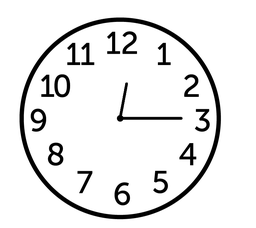
#> input picture Homework3/code/clock1.png, 256 x 228 px, shrunk from 749 x 666 before the run
$ jupyter execute --allow-errors Untitled.ipynb
#> lines starting #> are read from the running program, lines starting #| are printed output that depends on the picture; after the words box and inside, x2 and y2 are one past the last pixel; in counts of white or black regions, pixels touching at a corner belong together; long printed decimals are rounded
#> further down, image is the input picture: shape (228, 256, 4); mean R, G, B, A 233, 233, 233, 255
[cell 1]
from re import S
from numpy.lib import math
import scipy
import matplotlib.pyplot as plt
from scipy.ndimage.measurements import label
import skimage
from skimage import *
from skimage.color import *
from skimage.exposure import *
from skimage.filters import *
from skimage import io
from scipy import ndimage

import numpy as np
from skimage.io import manage_plugins

# funkcija koja određuje gradijente, magnitudu i ugao gradijenta


def sobel_gradient(image):
    Hx = np.array([[-1, -2, -1], [0, 0, 0], [1, 2, 1]])
    # transponovanje matrice
    Hy = np.transpose(Hx)

    # izracunavanje vertikalnog i horizontalnog gradijenta slike
    Gx = ndimage.convolve(image, Hx, mode='nearest')
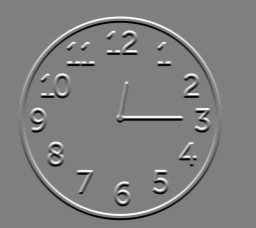
#> Gx: shape (228, 256) float64; min -4, max 4, mean -1.95e-18; drawn with min black and max white
    Gy = ndimage.convolve(image, Hy, mode='nearest')
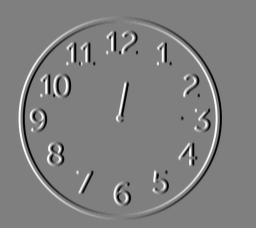
#> Gy: shape (228, 256) float64; min -4, max 4, mean -5.12e-19; drawn with min black and max white

    # magnituda gradijenta
    mag = np.sqrt(np.square(Gx) + np.square(Gy))
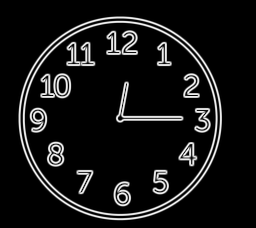
#> mag: shape (228, 256) float64; min 0, max 4.28, mean 0.377; drawn with min black and max white
    #mag = np.abs(Gx) + np.abs(Gy);
    # pomocna promenljiva kako ne bi izlazio warning za deljenje sa nulom
    Gx_fix = np.copy(Gx)
    Gx_fix[Gx_fix == 0] = 1
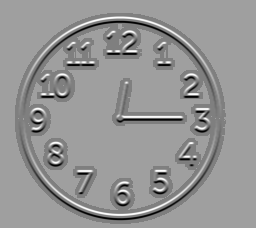
#> Gx_fix: shape (228, 256) float64; min -4, max 4, mean 0.684; drawn with min black and max white
    angle = np.arctan(np.divide(Gy, Gx_fix))
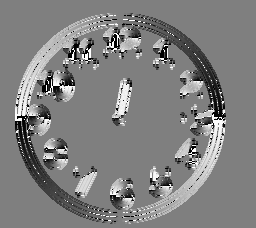
#> angle: shape (228, 256) float64; min -1.57, max 1.57, mean 0.0127; drawn with min black and max white
    angle[(Gx == 0) & (Gy > 0)] = np.pi/2
#> angle: shape (228, 256) float64; 0.02% of pixels changed, all inside (x1, y1, x2, y2) = (18, 54, 216, 149)
    angle[(Gx == 0) & (Gy < 0)] = -np.pi/2
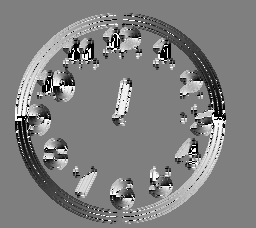
#> angle: shape (228, 256) float64; min -1.57, max 1.57, mean 0.00885; drawn with min black and max white
    angle[(Gx == 0) & (Gy == 0)] = 0
    return (Gx, Gy, mag, angle)


def canny_edge_detection(img_in, sigma, treshold_low, treshold_high):
    # niskofrekventno filtriranje
    # truncate*sigma=radius, a radius=3*sigma
    img_gauss = skimage.filters.gaussian(
        img_in, sigma, mode='nearest', truncate=3)
    # izdvajanje gradijenta sobelovim operatorom
    (Gx_g, Gy_g, mag_g, angle_g) = sobel_gradient(img_gauss)

    # potiskivanje ne lokalnih maksimuma
    M = np.zeros(np.shape(img_in))
    angle = angle_g*180/np.pi
    # print(np.max(angle));
    # print(np.min(angle));

    for i in range(1, np.shape(img_in)[0]-1):
        for j in range(1, np.shape(img_in)[1]-1):
            if angle[i, j] >= -22.5 and angle[i, j] < 22.5:
                # susedstvo koje posmatramo ako je ugao nula
                a = mag_g[i, j+1]
                b = mag_g[i, j-1]
            elif angle[i, j] >= 22.5 and angle[i, j] < 67.5:
                # susedstvo koje posmatramo ako je ugao 45 stepeni
                a = mag_g[i+1, j-1]
                b = mag_g[i-1, j+1]
            elif angle[i, j] >= 67.5 or angle[i, j] < -67.5:
                # ugao je 90 stepeni
                a = mag_g[i+1, j]
                b = mag_g[i-1, j]
            else:
                # ugao je -45 stepeni
                a = mag_g[i-1, j-1]
                b = mag_g[i+1, j+1]
            if mag_g[i, j] >= a and mag_g[i, j] >= b:
                M[i, j] = mag_g[i, j]
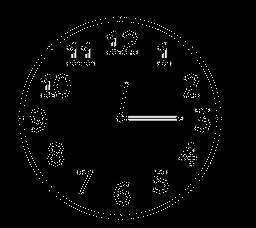
#> M: shape (228, 256) float64; min 0, max 4.28, mean 0.094; drawn with min black and max white

    # plt.figure()
    # plt.imshow(M,cmap='gray');
    # plt.show()
    #figure, ax=plt.subplots(nrows=2, ncols=2, figsize=(20,16), dpi=80)

    #ax[0,0].imshow(image, cmap='gray', vmin=0, vmax=1), ax[0,0].set_title('Originalna slika'), ax[0,0].axis('off')
    #ax[1,0].imshow(image, cmap='gray', vmin=0, vmax=1), ax[1,0].set_title('Originalna slika'), ax[1,0].axis('off')
    #ax[0,1].imshow(Gx_g, cmap='gray', vmin=np.amin(Gx_g), vmax=np.amax(Gx_g)), ax[0,1].set_title('Horizontalne ivice - vertikalni gradijent)'), ax[0,1].axis('off')
    #ax[1,1].imshow(Gy_g, cmap='gray', vmin=np.amin(Gy_g), vmax=np.amax(Gy_g)), ax[1,1].set_title('Vertikalne ivice - horizontalni gradijent'), ax[1,1].axis('off')
    # matplotlib.pyplot.tight_layout()
    # plt.show()

    # Maska ivica dobijena poredjenjem sa pragom
    tl = np.max(mag_g)*treshold_low
#> tl = 0.856
    th = np.max(mag_g)*treshold_high
#> th = 1.71
    maska = np.zeros(np.shape(mag_g))
    i, j = np.where(mag_g >= th)
#> i = 5783 values from 16 to 219; j = 5783 values, max 221 at index 2759, min 19 at index 2637, mean 118.7
    maska[i, j] = 255
    i, j = np.where((mag_g >= tl) & (mag_g < th))
#> i = 1459 values from 16 to 219; j = 1459 values, max 221 at index 654, min 18 at index 676, mean 117.1
    maska[i, j] = 125

    # ukljucivanje slabih ivica
    # DA LI PROLAZITI VISE PUTA KROZ SLIKU KAO STO PISE NA PREDAVANJU ???
    sum = len(maska[maska == 255])
    br = 1
    for i in range(1, np.shape(img_in)[0]-1):
        for j in range(1, np.shape(img_in)[1]-1):
            if maska[i, j] == 125:
                maska[i, j] = 255*(maska[i-1, j-1] == 255 or maska[i-1, j] == 255 or maska[i-1, j+1] == 255 or maska[i, j-1]
                                   == 255 or maska[i, j+1] == 255 or maska[i+1, j-1] == 255 or maska[i+1, j] == 255 or maska[i+1, j+1] == 255)
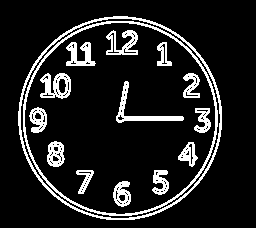
#> maska: shape (228, 256) float64; 12.4% white in thin lines or dots, all inside (x1, y1, x2, y2) = (18, 16, 222, 220)
    pret = sum
    sum = len(maska[maska == 255])
#> sum = 7242
    while (pret != sum):
        br += 1
        print(br)
        for i in range(1, np.shape(img_in)[0]-1):
            for j in range(1, np.shape(img_in)[1]-1):
                if maska[i, j] == 125:
                    maska[i, j] = 255*(maska[i-1, j-1] == 255 or maska[i-1, j] == 255 or maska[i-1, j+1] == 255 or maska[i, j-1]
                                       == 255 or maska[i, j+1] == 255 or maska[i+1, j-1] == 255 or maska[i+1, j] == 255 or maska[i+1, j+1] == 255)
        pret = sum
        sum = len(maska[maska == 255])
#> this loop made 1 pass
#> (br, pret, sum) on pass 1: (2, 7242, 7242)
#| 2
#> after the loop, br = 2
#> `b = skimage.transform.hough_line_peaks(*a, min_distance=100)`: b = ([104, 87, 85, 85, 85, 80, 71, 69, 68], [-1.57, -0.785, 0.0524, 0.785, 0.454, 0.785, 1.17, -0.559, 0.524], [-120, 21, 128, 112, 88, 235, 91, 110, 235])
#> `_, angles, distances = b`: angles = [-1.57, -0.785, 0.0524, 0.785, 0.454, 0.785, 1.17, -0.559, 0.524]; distances = [-120, 21, 128, 112, 88, 235, 91, 110, 235]
#| [-1.571 -0.7854  0.05236  0.7854  0.4538  0.7854
#|   1.169  -0.5585  0.5236]
#> `angles = np.sign(angles)*np.pi/2-angles`: angles = [0, -0.785, 1.52, 0.785, 1.12, 0.785, 0.401, -1.01, 1.05]
#| D=[-120, 21, 128, 112, 88, 235, 91, 110, 235]
#| A=[ 0.         -0.7854  1.518  0.7854  1.117  0.7854
#|   0.4014 -1.012  1.047]
#> the loop `for theta, rho in zip(angles, distances):` made 9 passes
#> (printed output is left out)
    # [8 lines of commented-out code are left out]
    return maska


def valid(x, y, img):
    if x < 0 or x >= len(img) or y < 0 or y >= len(img[0]):
        return False
    return True


def find_white(img_edges, x, y, delta):
    for dx in range(int(-delta/2), int(delta/2+1)):
        for dy in range(int(-delta/2), int(delta/2+1)):
            if not valid(x+dx, y+dy, img_edges):
                continue
            if(img_edges[x+dx][y+dy] != 0):
                return True
    return False


def distance_between(first, last):
    return np.sqrt((first[0]-last[0])**2 + (first[1]-last[1])**2)


def get_line_segmentation(img_edges, line, min_size, max_gaps, tolerancy):
    theta, rho = line[0], line[1]
    duzi = []
    #x = rho*np.cos(theta);
    #y = rho*np.sin(theta);
    alfa = 0
    n = 0
    x_alt = -1
    if theta > 0 and theta < np.pi/2:
        alfa = np.pi/2+theta
        n = rho/np.sin(theta)
    elif theta < 0 and theta > -np.pi/2:
        alfa = np.pi/2-np.abs(theta)
        # ovde sam n promenio samo ja msm
        n = rho/np.sin(np.abs(theta))
    elif theta > np.pi/2 and theta < np.pi:
        alfa = np.pi-theta
        n = rho/np.sin(np.pi-theta)
    elif theta == 0:
        n = 0
        alfa = np.pi/2
        x_alt = rho
    elif theta == np.pi/2:
        n = rho
        alfa = 0
    else:
        print("Nevalidna vrednost za theta")
        return -1

    pravac = []
    linija = []
    duz = 0
    gap = 0
    lastWhite = []
    firstBlack, lastBlack = [], []
    if (x_alt != -1):
        x = rho
        for y in range(np.shape(img_edges)[1]):
            if find_white(img_edges, x, y, tolerancy):
                if duz == 0:
                    linija.append([x, y])
                    duz = 1
                    firstBlack, lastBlack = [], []
                lastWhite = [x, y]
            else:
                lastBlack = [x, y]
                if (firstBlack == []):
                    firstBlack = [x, y]
                gap = distance_between(firstBlack, lastBlack)
                if gap > max_gaps:
                    if len(linija) > 0:
                        duz = distance_between(linija[0], lastWhite)
                    if duz >= min_size:
                        linija.append(lastWhite)
                        linija.append(duz)
                        pravac.append(linija)
                    gap = 0
                    duz = 0
                    linija = []
    else:
        crne = 0
        for x in range(np.shape(img_edges)[0]):
            y = int(x*np.tan(alfa)+n)
            if (y >= np.shape(img_edges)[1] or y < 0):
                continue

            if find_white(img_edges, x, y, tolerancy):
                if duz == 0:
                    linija.append([x, y])
                    duz = 1
                    firstBlack, lastBlack = [], []
                lastWhite = [x, y]
            else:
                lastBlack = [x, y]
                if (firstBlack == []):
                    firstBlack = [x, y]
                gap = distance_between(firstBlack, lastBlack)
                if gap > max_gaps:
                    if len(linija) > 0:
                        duz = distance_between(linija[0], lastWhite)
                        # print(
                        #     f"first = {linija[0]}; last = {lastWhite}; duz = {duz}")
                    if duz >= min_size:
                        linija.append(lastWhite)
                        linija.append(duz)
                        pravac.append(linija)
                    duz = 0
                    linija = []

    # [9 lines of commented-out code are left out]
    if len(pravac) > 0:
        return pravac[0]
    return []


i = 2
#> (the rest of this cell did not finish here and is left out)

$ run again, on Homework3/code/clock3.png
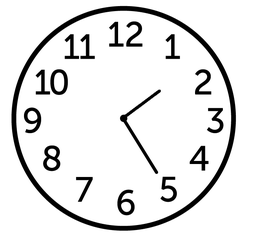
#> input picture Homework3/code/clock3.png, 256 x 238 px, shrunk from 672 x 624 before the run, given in place of clock1.png, which was not available
#> image is the input picture: shape (238, 256, 4); mean R, G, B, A 228.8, 228.8, 228.8, 255
#> in sobel_gradient, `angle[(Gx == 0) & (Gy < 0)] = -np.pi/2`:
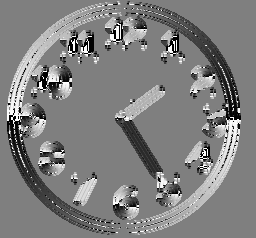
#> angle: shape (238, 256) float64; min -1.57, max 1.57, mean 0.00171; drawn with min black and max white
#> tl = 0.854
#> th = 1.71
#> in canny_edge_detection, `i, j = np.where(mag_g >= th)`: i = 6524 values from 5 to 231; j = 6524 values, max 236 at index 3124, min 10 at index 3290, mean 121.6
#> in canny_edge_detection, `i, j = np.where((mag_g >= tl) & (mag_g < th))`: i = 1661 values from 5 to 231; j = 1661 values, max 236 at index 784, min 10 at index 802, mean 118.7
#> after the loop in canny_edge_detection, `for i in range(1, np.shape(img_in)[0]-1):`:
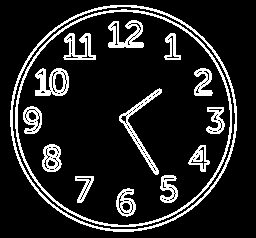
#> maska: shape (238, 256) float64; 13.4% white in thin lines or dots, all inside (x1, y1, x2, y2) = (10, 5, 237, 232)
#> in canny_edge_detection, `sum = len(maska[maska == 255])`: sum = 8185
#> the loop in canny_edge_detection, `while (pret != sum):` made 1 pass
#> (br, pret, sum) on pass 1: (2, 8185, 8185)
#> (printed output is left out)
#> after the loop in canny_edge_detection, `while (pret != sum):`: br = 2
#> b = ([118, 94, 85, 77, 77, 75, 71, 65, 65, 64, 63], [-0.559, 0.785, 1.03, 0.419, 0.209, -1.47, 1.47, 1.29, -1.06, -1.01, 1.54], [43, 110, 162, 82, 80, -31, 58, 254, -46, 72, 229])
#> `_, angles, distances = b`: angles = [-0.559, 0.785, 1.03, 0.419, 0.209, -1.47, 1.47, 1.29, -1.06, -1.01, 1.54]; distances = [43, 110, 162, 82, 80, -31, 58, 254, -46, 72, 229]
#| [-0.5585  0.7854  1.030  0.4189  0.2094 -1.466
#|   1.466  1.292 -1.065 -1.012  1.536]
#> `angles = np.sign(angles)*np.pi/2-angles`: angles = [-1.01, 0.785, 0.541, 1.15, 1.36, -0.105, 0.105, 0.279, -0.506, -0.559, 0.0349]
#| D=[43, 110, 162, 82, 80, -31, 58, 254, -46, 72, 229]
#| A=[-1.012  0.7854  0.5411  1.152  1.361 -0.1047
#|   0.1047  0.2793 -0.5061 -0.5585  0.03491]
#> the loop `for theta, rho in zip(angles, distances):` made 11 passes
#> (printed output is left out)

$ run again, on Homework3/code/clock4.png
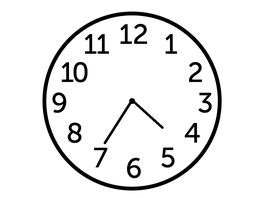
#> input picture Homework3/code/clock4.png, 256 x 198 px, shrunk from 842 x 652 before the run, given in place of clock1.png, which was not available
#> image is the input picture: shape (198, 256, 4); mean R, G, B, A 234.9, 234.9, 234.9, 255
#> in sobel_gradient, `angle[(Gx == 0) & (Gy < 0)] = -np.pi/2`:
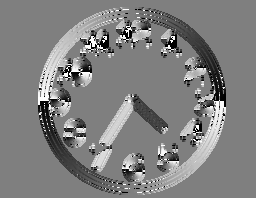
#> angle: shape (198, 256) float64; min -1.57, max 1.57, mean 0.0103; drawn with min black and max white
#> tl = 0.855
#> th = 1.71
#> in canny_edge_detection, `i, j = np.where(mag_g >= th)`: i = 5111 values from 11 to 191; j = 5111 values, max 222 at index 2381, min 41 at index 2435, mean 129.3
#> in canny_edge_detection, `i, j = np.where((mag_g >= tl) & (mag_g < th))`: i = 1299 values from 10 to 191; j = 1299 values, max 222 at index 587, min 41 at index 592, mean 131.3
#> after the loop in canny_edge_detection, `for i in range(1, np.shape(img_in)[0]-1):`:
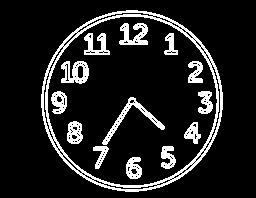
#> maska: shape (198, 256) float64; 12.6% white; 14 white regions, largest, box (x1, y1, x2, y2) and area: (41, 10, 223, 192) 2910, (102, 97, 165, 145) 468, (61, 61, 89, 84) 398
#> in canny_edge_detection, `sum = len(maska[maska == 255])`: sum = 6410
#> the loop in canny_edge_detection, `while (pret != sum):` made 1 pass
#> (br, pret, sum) on pass 1: (2, 6410, 6410)
#> (printed output is left out)
#> after the loop in canny_edge_detection, `while (pret != sum):`: br = 2
#> b = ([95, 88, 85, 77, 77, 72, 69, 67, 61], [0.785, 0.506, -0.785, 0.209, -1.06, -0.524, 1.17, -1.57, 1.5], [105, 163, -33, 97, -27, 67, 86, -40, 194])
#> `_, angles, distances = b`: angles = [0.785, 0.506, -0.785, 0.209, -1.06, -0.524, 1.17, -1.57, 1.5]; distances = [105, 163, -33, 97, -27, 67, 86, -40, 194]
#| [ 0.7854  0.5061 -0.7854  0.2094 -1.065 -0.5236
#|   1.169  -1.571  1.501]
#> `angles = np.sign(angles)*np.pi/2-angles`: angles = [0.785, 1.06, -0.785, 1.36, -0.506, -1.05, 0.401, 0, 0.0698]
#| D=[105, 163, -33, 97, -27, 67, 86, -40, 194]
#| A=[ 0.7854  1.065 -0.7854  1.361 -0.5061 -1.047
#|   0.4014  0.          0.06981]
#> the loop `for theta, rho in zip(angles, distances):` made 9 passes
#> (printed output is left out)
